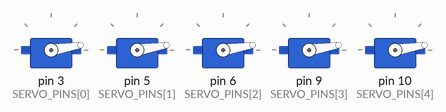
Recording of a sketch running on a simulated Arduino Uno, built with avr-gcc and run on an emulated ATmega328P. Shown: 5 × servo.

Above: at 0.15 s.
At 5.2 s:
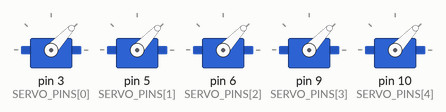
At 10.37 s:
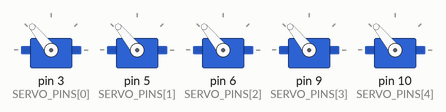
At 19.56 s:
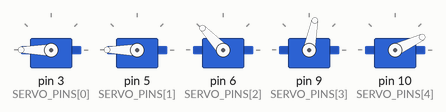
At 29.11 s:
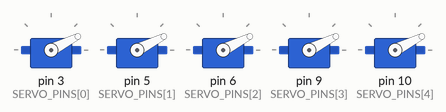
At 38.7 s:
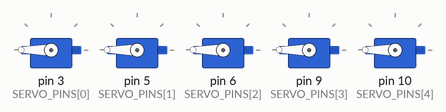
Timing chart, 0 to 40.0 s (numbered marks = the images above):
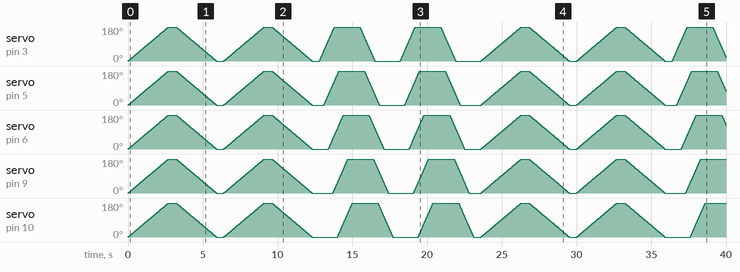

The sketch:

sketch.ino
```cpp
// 5 servo: quay đồng bộ + lượn sóng từ trái qua phải – Arduino Uno
// Mạch (servo xếp từ trái sang phải, dây cam/vàng = tín hiệu):
//   Servo 1 -> chân 3    Servo 2 -> chân 5    Servo 3 -> chân 6
//   Servo 4 -> chân 9    Servo 5 -> chân 10
//   Dây đỏ của 5 servo -> hàng nguồn + trên breadboard (nối 5V Arduino)
//   Dây nâu/đen        -> hàng nguồn - trên breadboard (nối GND Arduino)
//   KHÔNG cắm dây đỏ vào Vin hay 3.3V (xem README)
//
// Chương trình tự chuyển qua lại giữa 2 hiệu ứng:
//   1. Đồng bộ:   cả 5 servo cùng quay 0° -> 180° -> 0°, dừng ở mỗi đầu
//   2. Lượn sóng: servo lần lượt quay lên 180° từ trái qua phải, dừng một nhịp,
//                 rồi lần lượt quay về 0° cũng từ trái qua phải
// Cả hai dùng chung một hàm angleAt(): đồng bộ chính là lượn sóng với độ trễ 0.

#include <Servo.h>

const uint8_t SERVO_PINS[] = {3, 5, 6, 9, 10};   // thứ tự từ trái qua phải
const uint8_t SERVO_COUNT  = sizeof(SERVO_PINS) / sizeof(SERVO_PINS[0]);

const int MIN_ANGLE = 0;
const int MAX_ANGLE = 180;

// ---- Số vòng chạy mỗi hiệu ứng trước khi chuyển (đặt 0 để bỏ hiệu ứng đó) ----
const uint8_t DONG_BO_ROUNDS = 2;
const uint8_t SONG_ROUNDS    = 2;

// ---- Hiệu ứng 1: đồng bộ (đơn vị: mili giây) ----
const unsigned long DONG_BO_STEP_MS = 0;      // 0 = cả 5 servo quay cùng lúc
const unsigned long DONG_BO_MOVE_MS = 2700;   // quay hết 180° (≈ 1° mỗi 15 ms như bản 04)
const unsigned long DONG_BO_HOLD_MS = 500;    // dừng ở mỗi đầu

// ---- Hiệu ứng 2: lượn sóng (đơn vị: mili giây) ----
const unsigned long SONG_STEP_MS = 300;       // servo kế bên phải bắt đầu quay trễ bao lâu
const unsigned long SONG_MOVE_MS = 1000;      // mỗi servo quay hết 180° trong bao lâu
const unsigned long SONG_HOLD_MS = 500;       // dừng khi cả dãy đã tới đầu bên kia

// Một lượt lên (hoặc về) = servo cuối bắt đầu trễ nhất + thời gian quay + thời gian dừng
const unsigned long DONG_BO_HALF_MS  = (SERVO_COUNT - 1) * DONG_BO_STEP_MS + DONG_BO_MOVE_MS + DONG_BO_HOLD_MS;
const unsigned long DONG_BO_ROUND_MS = 2 * DONG_BO_HALF_MS;
const unsigned long SONG_HALF_MS     = (SERVO_COUNT - 1) * SONG_STEP_MS + SONG_MOVE_MS + SONG_HOLD_MS;
const unsigned long SONG_ROUND_MS    = 2 * SONG_HALF_MS;

// ---- Cả chương trình: đồng bộ N vòng -> lượn sóng M vòng -> lặp lại ----
const unsigned long DONG_BO_TOTAL_MS = DONG_BO_ROUNDS * DONG_BO_ROUND_MS;
const unsigned long SHOW_MS          = DONG_BO_TOTAL_MS + SONG_ROUNDS * SONG_ROUND_MS;

Servo servos[SERVO_COUNT];
int lastAngle[SERVO_COUNT];                   // góc đã gửi, chỉ gửi lại khi thay đổi

// Góc tăng đều từ MIN_ANGLE lên MAX_ANGLE trong khoảng `duration`, tính tại thời điểm t
int rampAngle(unsigned long t, unsigned long duration) {
  if (duration == 0 || t >= duration) return MAX_ANGLE;
  return MIN_ANGLE + (long)(MAX_ANGLE - MIN_ANGLE) * t / duration;
}

// Góc của servo thứ i tại thời điểm t trong một vòng: lượt lên -> dừng -> lượt về -> dừng.
// Servo thứ i bắt đầu trễ i × stepMs so với servo đầu tiên:
//   stepMs = 0 -> cả dãy quay cùng lúc (đồng bộ)
//   stepMs > 0 -> servo quay lần lượt từ trái qua phải (lượn sóng)
int angleAt(uint8_t i, unsigned long t, unsigned long stepMs,
            unsigned long moveMs, unsigned long halfMs) {
  unsigned long start = i * stepMs;           // servo càng bên phải càng quay muộn
  if (t < halfMs) {                           // lượt lên: 0° -> 180°, rồi dừng chờ cả dãy
    return (t < start) ? MIN_ANGLE : rampAngle(t - start, moveMs);
  }
  t -= halfMs;                                // lượt về: 180° -> 0°, rồi dừng chờ cả dãy
  if (t < start) return MAX_ANGLE;
  return MIN_ANGLE + MAX_ANGLE - rampAngle(t - start, moveMs);
}

void setup() {
  for (uint8_t i = 0; i < SERVO_COUNT; i++) {
    servos[i].attach(SERVO_PINS[i]);
    servos[i].write(MIN_ANGLE);               // đưa cả dãy về 0° khi khởi động
    lastAngle[i] = MIN_ANGLE;
  }
}

void loop() {
  if (SHOW_MS == 0) return;                   // cả hai hiệu ứng đều đặt 0 vòng

  unsigned long tShow = millis() % SHOW_MS;   // vị trí hiện tại trong cả chương trình

  for (uint8_t i = 0; i < SERVO_COUNT; i++) {
    int angle;
    if (tShow < DONG_BO_TOTAL_MS) {
      angle = angleAt(i, tShow % DONG_BO_ROUND_MS,
                      DONG_BO_STEP_MS, DONG_BO_MOVE_MS, DONG_BO_HALF_MS);
    } else {
      angle = angleAt(i, (tShow - DONG_BO_TOTAL_MS) % SONG_ROUND_MS,
                      SONG_STEP_MS, SONG_MOVE_MS, SONG_HALF_MS);
    }

    if (angle != lastAngle[i]) {
      servos[i].write(angle);
      lastAngle[i] = angle;
    }
  }
}
```
